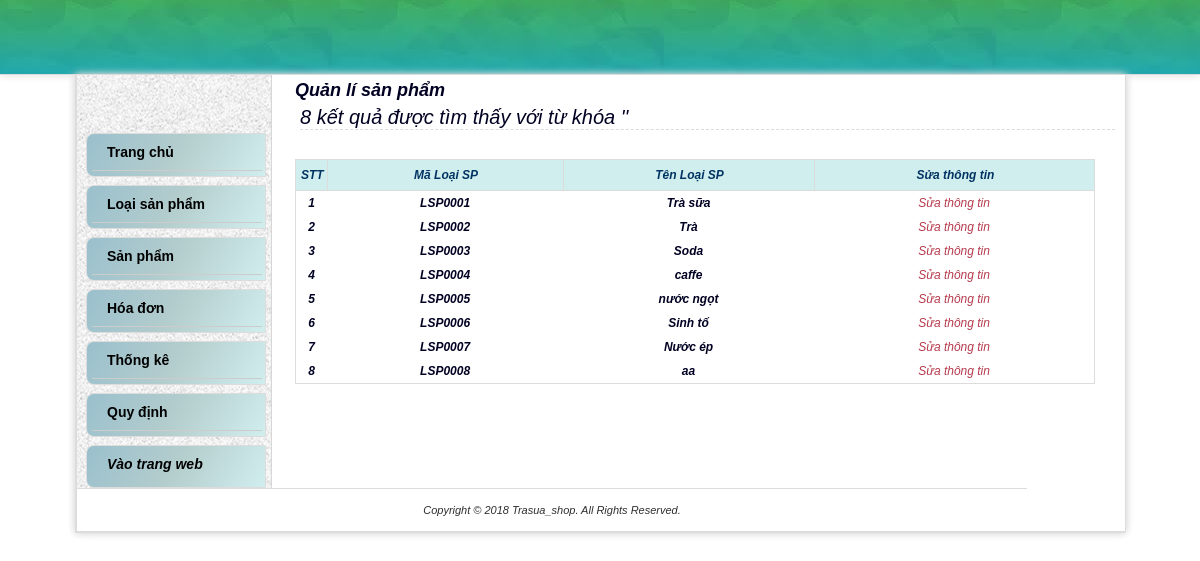
The page /timkiemLoaiSanPham.php on the database its author committed.
### tables this page shows
CREATE TABLE `loaisanpham` (
  `MaLoaiSP` varchar(7) NOT NULL,
  `TenLoaiSP` varchar(40) DEFAULT NULL,
  `HinhAnh` varchar(100) NOT NULL
);

### model/loaisanpham.php (called while the page is built, shortened)
<?php
    function search_loaisanpham($search) {
        $conn = connect();
        $sql1 = "select * from loaisanpham where maloaisp like '%".$search."%' or tenloaisp like '%".$search."%' ";
        $result = mysqli_query($conn,$sql1) or die('<p>Không thể thực thi câu truy vấn.</p>');
        return $result;
    }
?>

### timkiemLoaiSanPham.php (the view, shortened to what this page needs)
<!DOCTYPE html>
<html>
<head>
        <c:set var="root" value="${pageContext.request.contextPath}"/>
        <link href="css/mos-style.css" rel='stylesheet'type='text/css' />
</head>
<body>
    <?php include "parts/header.php"?>
    <div id="wrapper">
        <?php include "parts/menu.php"?>
        <div id="rightContent">
        <h2>Quản lí sản phẩm</h2>
        <?php require_once(__DIR__."\model\loaisanpham.php");?>
        <?php $keyword= $_GET['keyword'];
             $list_loaisanpham = search_loaisanpham($keyword) ;
             $search = isset($keyword)?$keyword:'';
        $num = mysqli_num_rows(search_loaisanpham($search));
        if ($num>0) { ?>
            <h3><?php echo $num ?> kết quả được tìm thấy với từ khóa '<?php echo $keyword ?>'</h3><br>
            <table class='data' id = 'sanphamTables'>
             <tr class='data'>
                <th  class='data'width='30px'>STT</th>
                <th class='data'id = "masp">Mã Loại SP</th>
                <th class='data'>Tên Loại SP</th>
                <th class='data'>Sửa thông tin</th>
            </tr>
                <?php $i=0 ; ?>
                <?php while ($loaisanpham= mysqli_fetch_array($list_loaisanpham)){ ?>
                    <tr >
                        <?php $i= $i +1; ?>
                        <td ><h4 ><?php echo $i; ?></h4></td>
                        <td ><h4 ><?php echo $loaisanpham['MaLoaiSP']; ?></h4></td>
                        <td ><h4 ><?php echo $loaisanpham['TenLoaiSP'] ?></h4></td>
                        <td >
                            <a href="suaLoaiSanPham.php?malsp=<?php echo $loaisanpham['MaLoaiSP']; ?>">Sửa thông tin</a>
                        </td>
                    </tr>
                <?php } ?>
            </table>
            <?php }
            else {?>
                   <h3>Không tìm thấy bất kì sản phẩm nào với từ khóa '<?php echo $keyword ?>'</h3>
            <?PHP } ?>
        </div>
        <?php include "parts/footer.php"?>
        </div>
    </body>
</html>

### css/mos-style.css (style rules this page uses)
body { background: url(../images/latar.jpg); margin: 0; padding: 0; font-family: Arial; font-size: 12px; color: #2e2e2e; text-align: center; }
a { color: #527e19; text-decoration: none; }
table { border:none;font-size: 12px; }
td { border:none; padding: 5px; }
table.data { border: 1px solid #dcdcdc; margin: 10px 0px 20px 0px; width: 97%; border-collapse: collapse;font-size: 12px; text-align: center; }
th.data { padding: 8px 4px 8px 4px;border: 1.5px solid #dcdcdc; background-color:#D1EEEE ;text-shadow: 1px 0px #003362;color:#0000; }
tr.data { background: #fff }
#wrapper { width: 1050px; padding: 0px 0 0 0; position: relative; border-left: 1px solid #dcdcdc; border-right: 1px solid #dcdcdc; border-bottom: 1px solid #dcdcdc; float: center; margin: auto; text-align: center; background: #fff url(../img/bg_kiri.png) repeat-y; -moz-box-shadow: 0px 0px 8px #dcdcdc; -webkit-box-shadow: 0px 0px 8px #dcdcdc; }
#rightContent { width: 835px; padding: 5px; float: right; border-left: 0px solid #dcdcdc; text-align: left; color: #000022; }
#rightContent h3 { font-size: 20px; font-weight: normal; padding: 0; margin: 5px; border-bottom: 1px dashed #dcdcdc; }

### parts/menu.php (style rules this page uses)
* { margin: 0; padding: 0; -webkit-box-sizing: border-box; -moz-box-sizing: border-box; box-sizing: border-box; }
a { color: #b63b4d; text-decoration: none; }

### rows shown on the page
loaisanpham: MaLoaiSP "LSP0001", TenLoaiSP "Trà sữa"
loaisanpham: MaLoaiSP "LSP0002", TenLoaiSP "Trà"
loaisanpham: MaLoaiSP "LSP0003", TenLoaiSP "Soda"
loaisanpham: MaLoaiSP "LSP0004", TenLoaiSP "caffe"
loaisanpham: MaLoaiSP "LSP0005", TenLoaiSP "nước ngọt"
loaisanpham: MaLoaiSP "LSP0006", TenLoaiSP "Sinh tố"
loaisanpham: MaLoaiSP "LSP0007", TenLoaiSP "Nước ép"
loaisanpham: MaLoaiSP "LSP0008", TenLoaiSP "aa"

### other values the page prints
$num "8"
